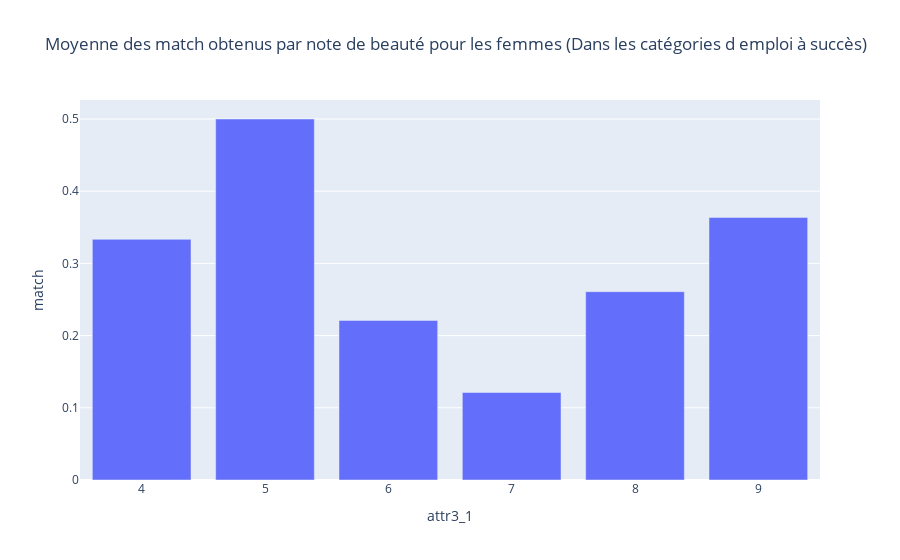

Write notebook code for a chart like this one.
### Code cell
df_up_women = df_up[ df_up['gender'] == 0]
group_up_women = df_up_women.groupby('attr3_1')['match'].mean()
fig = px.bar(group_up_women , x = group_up_women.index , y = 'match' , title = 'Moyenne des match obtenus par note de beauté pour les femmes (Dans les catégories d emploi à succès)')
fig.show()

### Figure 1 — Plotly figure (JSON) as saved in the notebook; plotly's stock layout.template omitted (floating-point values rounded to 4 significant figures)
{"data": [{"alignmentgroup": "True", "hovertemplate": "attr3_1=%{x}<br>match=%{y}<extra></extra>", "legendgroup": "", "marker": {"color": "#636efa", "pattern": {"shape": ""}}, "name": "", "offsetgroup": "", "orientation": "v", "showlegend": false, "textposition": "auto", "type": "bar", "x": [4, 5, 6, 7, 8, 9], "xaxis": "x", "y": [0.3333, 0.5, 0.2211, 0.1212, 0.2609, 0.3636], "yaxis": "y"}], "layout": {"autosize": true, "barmode": "relative", "legend": {"tracegroupgap": 0}, "title": {"text": "Moyenne des match obtenus par note de beauté pour les femmes (Dans les catégories d emploi à succès)"}, "xaxis": {"anchor": "y", "autorange": true, "domain": [0, 1], "range": [3.5, 9.5], "title": {"text": "attr3_1"}, "type": "linear"}, "yaxis": {"anchor": "x", "autorange": true, "domain": [0, 1], "range": [0, 0.5263], "title": {"text": "match"}, "type": "linear"}}}
